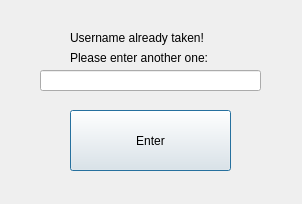
<?xml version="1.0" encoding="UTF-8"?>
<ui version="4.0">
 <class>reqUsername</class>
 <widget class="QDialog" name="reqUsername">
  <property name="geometry">
   <rect>
    <x>0</x>
    <y>0</y>
    <width>302</width>
    <height>204</height>
   </rect>
  </property>
  <property name="windowTitle">
   <string>Dialog</string>
  </property>
  <widget class="QPushButton" name="pushButton">
   <property name="geometry">
    <rect>
     <x>70</x>
     <y>110</y>
     <width>161</width>
     <height>61</height>
    </rect>
   </property>
   <property name="text">
    <string>Enter</string>
   </property>
  </widget>
  <widget class="QLineEdit" name="lineEdit">
   <property name="geometry">
    <rect>
     <x>40</x>
     <y>70</y>
     <width>221</width>
     <height>21</height>
    </rect>
   </property>
  </widget>
  <widget class="QLabel" name="label">
   <property name="geometry">
    <rect>
     <x>70</x>
     <y>30</y>
     <width>151</width>
     <height>16</height>
    </rect>
   </property>
   <property name="text">
    <string>Username already taken!</string>
   </property>
  </widget>
  <widget class="QLabel" name="label_2">
   <property name="geometry">
    <rect>
     <x>70</x>
     <y>50</y>
     <width>161</width>
     <height>16</height>
    </rect>
   </property>
   <property name="text">
    <string>Please enter another one:</string>
   </property>
  </widget>
 </widget>
 <resources/>
 <connections/>
</ui>
